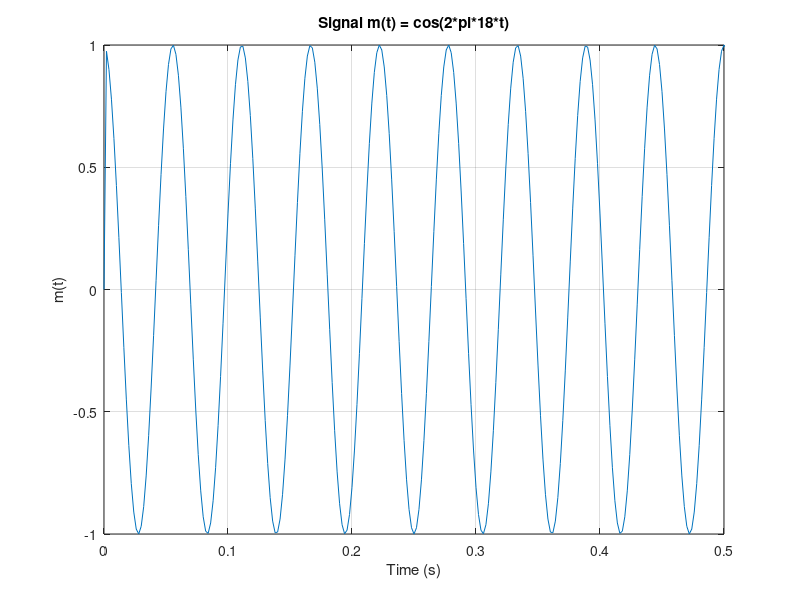
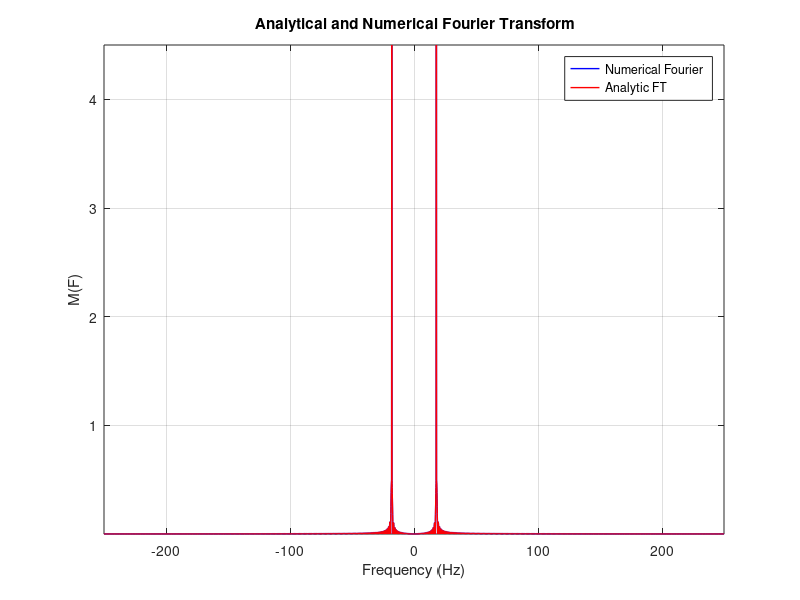
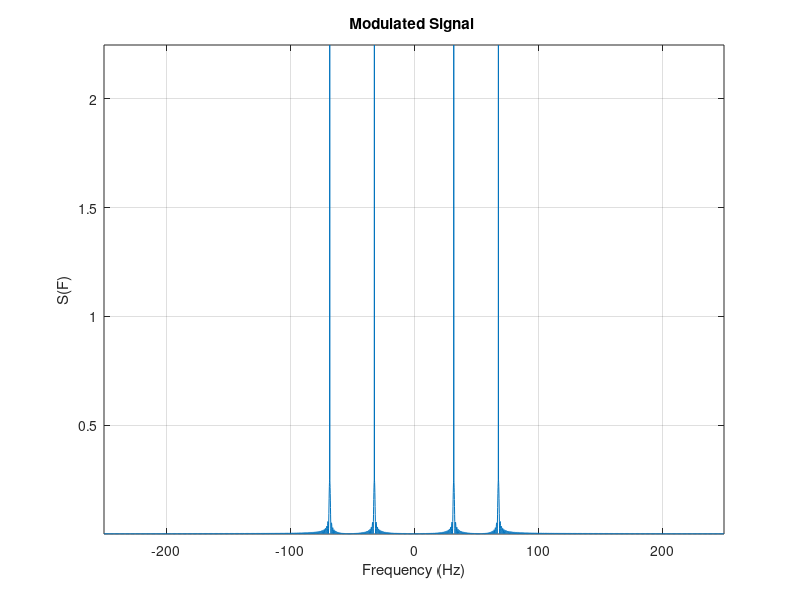
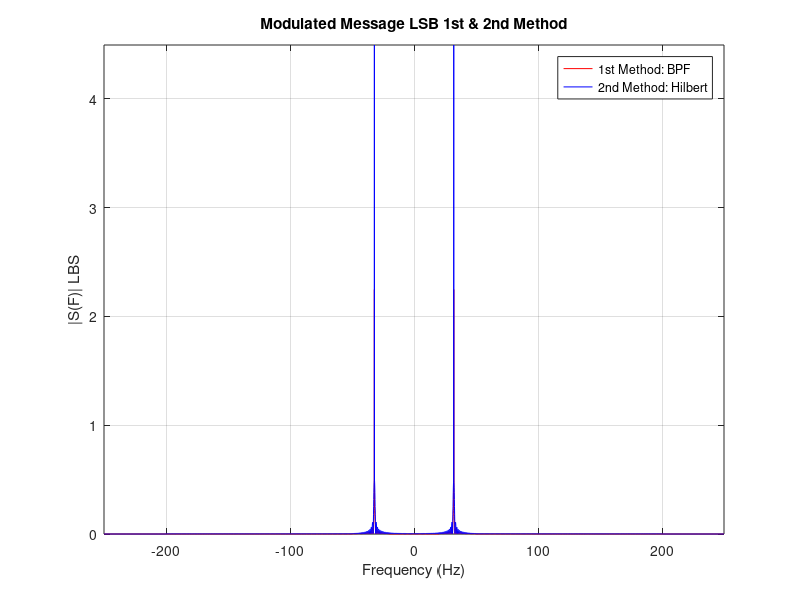

These figures' MATLAB source, in order:
clc;
close all;
clear;
%%%%% Define functions for Claculating bandwidth & Envelope Detection%%%%% 
function[bandwidth] =calc_BW_baseband(M,f_vector) % 1% Criteria
M_magnitude = abs(M);
[maxi, ~] = max(M_magnitude);
threshold = 0.01 * maxi;
indices_above = find(M_magnitude >= threshold);
last_index = indices_above(end);
bandwidth = f_vector(last_index); 
end
function [BW] = calc_BW_passband(M, f_vector, fc)

M_mag = abs(M);

% Positive frequencies only
pos_idx = f_vector >= 0;
f_pos   = f_vector(pos_idx);
M_pos   = M_mag(pos_idx);

band_idx = (f_pos > 0) & (f_pos < fc);
f_band = f_pos(band_idx);
M_band = M_pos(band_idx);

% Peak inside sideband
peak_val = max(M_band);
threshold = 0.01 * peak_val;

idx = find(M_band >= threshold);

f_edge = f_band(idx(1));  
BW = fc - f_edge;
end

function [signaldemod] = env(signal, Vondiode, t, tau) % Envelope Detection
    N = length(signal);
    dt = t(2) - t(1); 
     v_cap = 0; % Initial voltage on the capacitor
       for i = 1:N
        if (signal(i) - Vondiode > v_cap)
            v_cap = signal(i) - Vondiode; 
        else
            v_cap = v_cap * exp(-dt/tau);
        end
         signaldemod(i) = v_cap;
      end
end
%-------------------%
%%%% Defining Parameters %%%%%%
fc = 50;
Ac = 1;
fm=18;  
ts=0.1/fc;  %Time step
T=10;      %Margin After Discontinuity at t=9;
fs=1/ts;     % Sampling frequency
N=ceil(T/ts); %Length of Vector
t=0:ts:(N-1)*ts;
df=fs/N;      %Frequency step
m=cos(2*pi*fm*t); %Message Signal
m(t>=9|t<=0)=0;
%--------------------% Plot Message in time
figure (1);
plot(t,m);
xlabel('Time (s)');
ylabel('m(t)');
title('Signal m(t) = cos(2*pi*18*t)');
axis tight;
grid on;
xlim([0 0.5])
%%%%%%%%%%%%%%%%

%%%%%%%%%%%%%%%%%%%%%%%%%%%%%%%%%%%%%%%%%%%%%%%%% Define Frequency vector
if(rem(N,2)==0)
f = - (0.5*fs) : df : (0.5*fs-df) ;
else
f = - (0.5*fs-0.5*df) : df : (0.5*fs-0.5*df) ;
end
%%%%%%%%%%%%%%%%%%%%%%%%%%%%%%%%%%%%%%%%%%%%%%%%%
% Numerical fft
M_nu=fftshift(fft(m))*ts;

% Analytical expression
M_an = 4.5*sinc(9*(f-18)).*exp(-1i*pi*9*(f-18)) + 4.5*sinc(9*(f+18)).*exp(-1i*pi*9*(f+18));

%%%%%%%%%%%%%%%%%%%%%%%%%%%%%%%%%%%%%%%%%%%%%%%%%
%plot Message Spectrum
figure (2);
plot(f,abs(M_nu),"Color","b","LineWidth",1);
hold on 
plot(f,abs(M_an),"Color","r","LineWidth",1);
xlabel('Frequency (Hz)');
ylabel ('M(F)');
title(' Analytical and Numerical Fourier Transform');
axis tight;
grid on;
legend ("Numerical Fourier ", "Analytic FT")
%%%%%%%%%%%%%%%%%%%%%%%%%%%%%%%%%%%%%%%%%%%%%%%%%

%objective: calcukate bandwidth given a 1% criteria 
Band_Width=calc_BW_baseband(M_nu,f) 
%-------------------------------%
% Define Paramaters to Start Modulation 
c = Ac * cos(2*pi*fc*t); %carrier 
s =m.*c; % modulated signal 
S = fftshift(fft(s))*ts; % Spectrum of Modulated Signal

% Plot Modulated Signal Spectrum
figure(3)
plot(f,abs(S));
hold on ;
xlabel('Frequency (Hz)')
ylabel ('S(F)');
title('Modulated Signal ' )
grid on;
axis tight;

%%%%%%%%%%%%%%%%%%%%%%%%%%%%%%% Using BPF : 1st method For SSB LSB
BPF = zeros(size(f));
BPF(f>(fc-30) & f<(fc))=1; %% +ve frequency
BPF(f<-(fc-30) & f>-(fc))=1;%% -ve frequency
S_LSB1 =  S.*BPF;
Band_Width_LSB1= calc_BW_passband(S_LSB1,f,fc)

%%%%%%%%%%%$$$$$$$$ 2nd method : hilbert filter 
m2=cos(2*pi*fm*t); % Message Signal
m2(t>=9|t<=0)=0;
mhilbert=imag(hilbert(m2)); 
c1=cos(2*pi*fc*t);
c2=sin(2*pi*fc*t);
ss =m2.*c1;
s_LSB2=ss+(mhilbert.*c2);
S_LSB2=fftshift(fft(s_LSB2))*ts;
Band_Width_LSB2= calc_BW_passband(S_LSB2,f,fc)

%----------------------------------%
%Plot Both LSB Methods
figure (4);
plot(f,abs(S_LSB1),'Color',"r");
hold on
plot(f,abs(S_LSB2),"Color","b" , "LineWidth",0.6);
xlabel('Frequency (Hz)');
ylabel ('|S(F)| LBS');
title('Modulated Message LSB 1st & 2nd Method');
axis tight;
grid on;
legend('1st Method: BPF', '2nd Method: Hilbert');

%----- Coherent Detector-----%%%%%%
s_LSB1 = ifft(fftshift(S_LSB1))/ts; % LSB in time domain
v = s_LSB1.*c;
V=fftshift(fft(v))*ts; % Demodulated Signal before LPF
H=abs(f)<fc; %LPF
low_pass = H.* V;
mo=real(ifft(fftshift(low_pass))/ts); % Demodulated Signal
figure(5)
plot(t,mo,"Color","b");
hold on
plot(t,m, "Color","r");
title('Signal & Demodulated SIgnal in Time Domain')
xlabel('Time');
ylabel('m(t)');
legend('Demodulated signal' , 'Orignal Message')
axis tight;
grid on; 
xlim([0 0.5])

%Amplitude Modulation Large Carrier
ka=0.4; % initial 
c =cos(2*pi*fc*t);
s_am =(1 + ka*m).*c; %Large Carrier Modulation                   
S_LC  =fftshift(fft(s_am))*ts;  % Spectrum
Tau=0.045;
g = env(s_am,0,t,Tau); %Demodulated signal using envelope detector
g_final= (g-mean(g))./ka;
%Large Carrier Spectrum
%%%% 6th Point (a)
figure(6)
plot(f, abs(S_LC), 'LineWidth', 0.7); 
hold on;
plot(f, abs(M_nu), 'LineWidth', 0.7);
grid on;
xlabel('frequency(hz)')
title('Large Carrier Modulation & Original Message : Spectrum')
legend('|S(f)|', '|M(f)|')
Band_Width_SLC= (calc_BW_passband(S_LC, f, fc)).*2

%%%% 6th Point (b)
figure(7)
plot(t, s_am, 'LineWidth', 0.7); 
hold on 
plot(t, g, 'LineWidth', 0.7);
xlabel('time(second)')
title('Envelope Detector Output & Original Message')
xlim([0 0.5])
legend('g(t)', '(1 + ka*m(t)*c)')
%%%% 6th Point (c)
figure(8)
plot(t, g_final, 'LineWidth', 0.7); 
hold on 
plot(t, m, 'LineWidth', 0.7);
grid on;
xlabel('time(second)')
title('Demodulated Signal & Orignal Message')
legend ("Demodulated Signal","Original Message")
xlim([0 0.5])

%%%% Figure 9 Spectrum 
G=fftshift(fft(g_final))*ts;
figure(9)
plot(f, abs(G), 'LineWidth', 0.7); 
hold on;
plot(f, abs(M_nu), 'LineWidth', 0.7);
grid on;
xlabel('Frequency (hz)')
title('Demodulated Signal & Original Message: Spectrum')
legend('G(f)', 'M(f)')

%%%%%%%%%%%5 6th Point (d)%%%%%%%%%%%%%%%%%%%%
ka=1.5; % overmodulated signal 
c =cos(2*pi*fc*t);
s =(1 + ka*m).*c;
s_am =(1 + ka*m).*c; %Large Carrier Modulation                   
S_LC  =fftshift(fft(s_am))*ts;  % Spectrum
Tau=0.045;
g = env(s_am,0,t,Tau);  %Envelope Output
g_final= (g-mean(g))./ka;   %Demodulated signal using envelope detector

%Large Carrier Spectrum
%6th Point (a) Revisited
figure(10)
plot(f, abs(S_LC), 'LineWidth', 0.7); 
hold on;
plot(f, abs(M_nu), 'LineWidth', 0.7);
grid on;
xlabel('frequency(hz)')
title('Large Carrier Modulation & Original Message : Spectrum')
legend('|S(f)|', '|M(f)|')
Band_Width_SLC2= (calc_BW_passband(S_LC, f, fc)).*2
%%%% 6th Point (b) revisited
figure(11)
plot(t, s_am, 'LineWidth', 0.7); 
hold on;
plot(t, g, 'LineWidth', 0.7);
grid on;
xlabel('time(second)')
title('Envelope Detector Output & Original Message')
xlim([0 0.5])
legend('g(t)', '(1 + ka*m(t)*c)')
